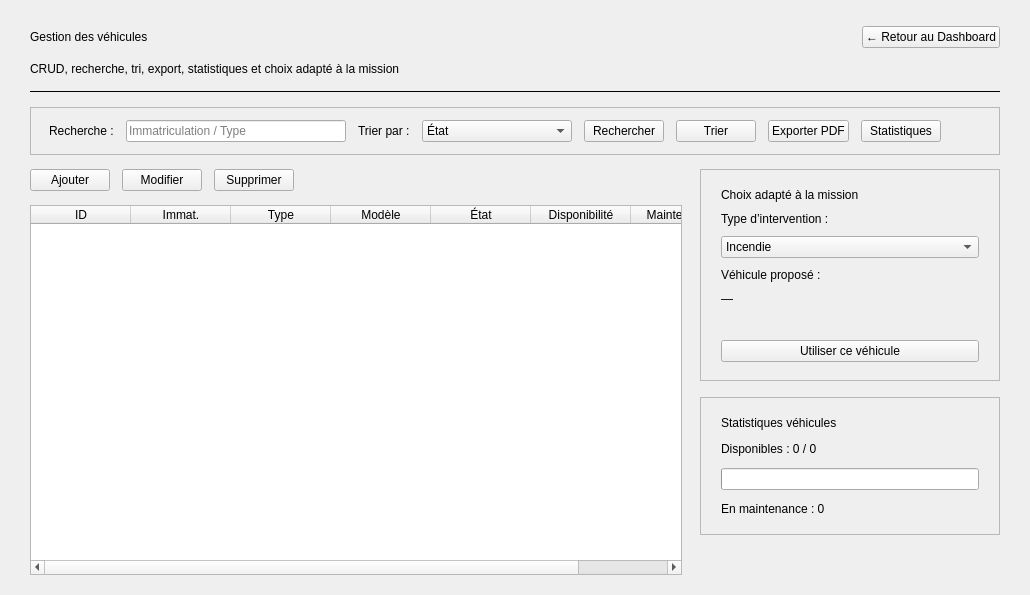
      <widget class="QWidget" name="pageVehicules">
       <layout class="QVBoxLayout" name="verticalLayoutVehicules">
        <property name="spacing">
         <number>14</number>
        </property>
        <property name="leftMargin">
         <number>30</number>
        </property>
        <property name="topMargin">
         <number>26</number>
        </property>
        <property name="rightMargin">
         <number>30</number>
        </property>
        <property name="bottomMargin">
         <number>20</number>
        </property>
        <item>
         <layout class="QHBoxLayout" name="horizontalLayoutHeaderVehicules">
          <item>
           <widget class="QLabel" name="labelVehiculesTitle">
            <property name="text">
             <string>Gestion des véhicules</string>
            </property>
            <property name="class" stdset="0">
             <string>pageTitle</string>
            </property>
           </widget>
          </item>
          <item>
           <spacer name="spacerHeaderVehicules">
            <property name="orientation">
             <enum>Qt::Horizontal</enum>
            </property>
            <property name="sizeHint" stdset="0">
             <size>
              <width>40</width>
              <height>20</height>
             </size>
            </property>
           </spacer>
          </item>
          <item>
           <widget class="QPushButton" name="btnRetourVehicule">
            <property name="text">
             <string>← Retour au Dashboard</string>
            </property>
            <property name="class" stdset="0">
             <string>btnSecondary</string>
            </property>
            <property name="cursor">
             <cursorShape>PointingHandCursor</cursorShape>
            </property>
           </widget>
          </item>
         </layout>
        </item>
        <item>
         <widget class="QLabel" name="labelVehiculesSubtitle">
          <property name="text">
           <string>CRUD, recherche, tri, export, statistiques et choix adapté à la mission</string>
          </property>
          <property name="class" stdset="0">
           <string>pageSubtitle</string>
          </property>
         </widget>
        </item>
        <item>
         <widget class="QFrame" name="lineVehicules">
          <property name="frameShape">
           <enum>QFrame::HLine</enum>
          </property>
          <property name="frameShadow">
           <enum>QFrame::Plain</enum>
          </property>
          <property name="class" stdset="0">
           <string>separator</string>
          </property>
         </widget>
        </item>
        <item>
         <widget class="QFrame" name="frameToolbarVehicule">
          <property name="class" stdset="0">
           <string>card</string>
          </property>
          <property name="frameShape">
           <enum>QFrame::StyledPanel</enum>
          </property>
          <property name="frameShadow">
           <enum>QFrame::Plain</enum>
          </property>
          <layout class="QHBoxLayout" name="horizontalLayoutToolbarVehicule">
           <property name="spacing">
            <number>12</number>
           </property>
           <property name="leftMargin">
            <number>18</number>
           </property>
           <property name="topMargin">
            <number>12</number>
           </property>
           <property name="rightMargin">
            <number>18</number>
           </property>
           <property name="bottomMargin">
            <number>12</number>
           </property>
           <item>
            <widget class="QLabel" name="labelRechercheVehicule">
             <property name="text">
              <string>Recherche :</string>
             </property>
            </widget>
           </item>
           <item>
            <widget class="QLineEdit" name="lineEditRechercheVehicule">
             <property name="placeholderText">
              <string>Immatriculation / Type</string>
             </property>
             <property name="clearButtonEnabled">
              <bool>true</bool>
             </property>
             <property name="minimumSize">
              <size>
               <width>220</width>
               <height>0</height>
              </size>
             </property>
            </widget>
           </item>
           <item>
            <widget class="QLabel" name="labelTriVehicule">
             <property name="text">
              <string>Trier par :</string>
             </property>
            </widget>
           </item>
           <item>
            <widget class="QComboBox" name="comboTriVehicule">
             <property name="minimumSize">
              <size>
               <width>150</width>
               <height>0</height>
              </size>
             </property>
             <item>
              <property name="text">
               <string>État</string>
              </property>
             </item>
             <item>
              <property name="text">
               <string>Type</string>
              </property>
             </item>
            </widget>
           </item>
           <item>
            <widget class="QPushButton" name="btnRechercherVehicule">
             <property name="text">
              <string>Rechercher</string>
             </property>
             <property name="class" stdset="0">
              <string>btnPrimary</string>
             </property>
             <property name="cursor">
              <cursorShape>PointingHandCursor</cursorShape>
             </property>
            </widget>
           </item>
           <item>
            <widget class="QPushButton" name="btnTrierVehicule">
             <property name="text">
              <string>Trier</string>
             </property>
             <property name="class" stdset="0">
              <string>btnSecondary</string>
             </property>
             <property name="cursor">
              <cursorShape>PointingHandCursor</cursorShape>
             </property>
            </widget>
           </item>
           <item>
            <widget class="QPushButton" name="btnExportVehicule">
             <property name="text">
              <string>Exporter PDF</string>
             </property>
             <property name="class" stdset="0">
              <string>btnSecondary</string>
             </property>
             <property name="cursor">
              <cursorShape>PointingHandCursor</cursorShape>
             </property>
            </widget>
           </item>
           <item>
            <widget class="QPushButton" name="btnStatsVehicule">
             <property name="text">
              <string>Statistiques</string>
             </property>
             <property name="class" stdset="0">
              <string>btnSecondary</string>
             </property>
             <property name="cursor">
              <cursorShape>PointingHandCursor</cursorShape>
             </property>
            </widget>
           </item>
           <item>
            <spacer name="spacerToolbarVehicule">
             <property name="orientation">
              <enum>Qt::Horizontal</enum>
             </property>
             <property name="sizeHint" stdset="0">
              <size>
               <width>40</width>
               <height>20</height>
              </size>
             </property>
            </spacer>
           </item>
          </layout>
         </widget>
        </item>
        <item>
         <layout class="QHBoxLayout" name="horizontalLayoutVehiculesBody" stretch="1,0">
          <property name="spacing">
           <number>18</number>
          </property>
          <item>
           <layout class="QVBoxLayout" name="verticalLayoutVehiculesLeft">
            <property name="spacing">
             <number>14</number>
            </property>
            <item>
             <layout class="QHBoxLayout" name="horizontalLayoutCrudVehicule">
              <property name="spacing">
               <number>12</number>
              </property>
              <item>
               <widget class="QPushButton" name="btnAjouterVehicule">
                <property name="text">
                 <string>Ajouter</string>
                </property>
                <property name="class" stdset="0">
                 <string>btnSuccess</string>
                </property>
                <property name="cursor">
                 <cursorShape>PointingHandCursor</cursorShape>
                </property>
               </widget>
              </item>
              <item>
               <widget class="QPushButton" name="btnModifierVehicule">
                <property name="text">
                 <string>Modifier</string>
                </property>
                <property name="class" stdset="0">
                 <string>btnSecondary</string>
                </property>
                <property name="cursor">
                 <cursorShape>PointingHandCursor</cursorShape>
                </property>
               </widget>
              </item>
              <item>
               <widget class="QPushButton" name="btnSupprimerVehicule">
                <property name="text">
                 <string>Supprimer</string>
                </property>
                <property name="class" stdset="0">
                 <string>btnDanger</string>
                </property>
                <property name="cursor">
                 <cursorShape>PointingHandCursor</cursorShape>
                </property>
               </widget>
              </item>
              <item>
               <spacer name="spacerCrudVehicule">
                <property name="orientation">
                 <enum>Qt::Horizontal</enum>
                </property>
                <property name="sizeHint" stdset="0">
                 <size>
                  <width>40</width>
                  <height>20</height>
                 </size>
                </property>
               </spacer>
              </item>
             </layout>
            </item>
            <item>
             <widget class="QTableWidget" name="tableWidgetVehicules">
              <property name="editTriggers">
               <enum>QAbstractItemView::NoEditTriggers</enum>
              </property>
              <property name="alternatingRowColors">
               <bool>true</bool>
              </property>
              <property name="selectionMode">
               <enum>QAbstractItemView::SingleSelection</enum>
              </property>
              <property name="selectionBehavior">
               <enum>QAbstractItemView::SelectRows</enum>
              </property>
              <property name="showGrid">
               <bool>false</bool>
              </property>
              <property name="columnCount">
               <number>7</number>
              </property>
              <attribute name="horizontalHeaderStretchLastSection">
               <bool>true</bool>
              </attribute>
              <attribute name="verticalHeaderVisible">
               <bool>false</bool>
              </attribute>
              <attribute name="horizontalHeaderHighlightSections">
               <bool>false</bool>
              </attribute>
              <column>
               <property name="text">
                <string>ID</string>
               </property>
              </column>
              <column>
               <property name="text">
                <string>Immat.</string>
               </property>
              </column>
              <column>
               <property name="text">
                <string>Type</string>
               </property>
              </column>
              <column>
               <property name="text">
                <string>Modèle</string>
               </property>
              </column>
              <column>
               <property name="text">
                <string>État</string>
               </property>
              </column>
              <column>
               <property name="text">
                <string>Disponibilité</string>
               </property>
              </column>
              <column>
               <property name="text">
                <string>Maintenance</string>
               </property>
              </column>
             </widget>
            </item>
           </layout>
          </item>
          <item>
           <layout class="QVBoxLayout" name="verticalLayoutVehiculesRight">
            <property name="spacing">
             <number>16</number>
            </property>
            <item>
             <widget class="QFrame" name="frameMission">
              <property name="class" stdset="0">
               <string>card</string>
              </property>
              <property name="frameShape">
               <enum>QFrame::StyledPanel</enum>
              </property>
              <property name="frameShadow">
               <enum>QFrame::Plain</enum>
              </property>
              <property name="minimumSize">
               <size>
                <width>300</width>
                <height>0</height>
               </size>
              </property>
              <property name="maximumSize">
               <size>
                <width>340</width>
                <height>16777215</height>
               </size>
              </property>
              <layout class="QVBoxLayout" name="verticalLayoutMission">
               <property name="spacing">
                <number>10</number>
               </property>
               <property name="leftMargin">
                <number>20</number>
               </property>
               <property name="topMargin">
                <number>18</number>
               </property>
               <property name="rightMargin">
                <number>20</number>
               </property>
               <property name="bottomMargin">
                <number>18</number>
               </property>
               <item>
                <widget class="QLabel" name="labelMissionTitle">
                 <property name="text">
                  <string>Choix adapté à la mission</string>
                 </property>
                 <property name="class" stdset="0">
                  <string>cardTitle</string>
                 </property>
                </widget>
               </item>
               <item>
                <widget class="QLabel" name="labelTypeIntervention">
                 <property name="text">
                  <string>Type d’intervention :</string>
                 </property>
                </widget>
               </item>
               <item>
                <widget class="QComboBox" name="comboIntervention">
                 <property name="minimumSize">
                  <size>
                   <width>150</width>
                   <height>0</height>
                  </size>
                 </property>
                 <item>
                  <property name="text">
                   <string>Incendie</string>
                  </property>
                 </item>
                 <item>
                  <property name="text">
                   <string>Secours à personne</string>
                  </property>
                 </item>
                 <item>
                  <property name="text">
                   <string>Accident de la route</string>
                  </property>
                 </item>
                 <item>
                  <property name="text">
                   <string>Inondation</string>
                  </property>
                 </item>
                </widget>
               </item>
               <item>
                <widget class="QLabel" name="labelVehiculeProposeTxt">
                 <property name="text">
                  <string>Véhicule proposé :</string>
                 </property>
                </widget>
               </item>
               <item>
                <widget class="QLabel" name="labelVehiculePropose">
                 <property name="text">
                  <string>—</string>
                 </property>
                 <property name="class" stdset="0">
                  <string>textPrimaryBold</string>
                 </property>
                </widget>
               </item>
               <item>
                <widget class="QLabel" name="labelVehiculeInfo">
                 <property name="text">
                  <string/>
                 </property>
                 <property name="class" stdset="0">
                  <string>textSuccess</string>
                 </property>
                </widget>
               </item>
               <item>
                <widget class="QPushButton" name="btnUtiliserVehicule">
                 <property name="text">
                  <string>Utiliser ce véhicule</string>
                 </property>
                 <property name="class" stdset="0">
                  <string>btnPrimary</string>
                 </property>
                 <property name="cursor">
                  <cursorShape>PointingHandCursor</cursorShape>
                 </property>
                </widget>
               </item>
              </layout>
             </widget>
            </item>
            <item>
             <widget class="QFrame" name="frameStatsVehicules">
              <property name="class" stdset="0">
               <string>card</string>
              </property>
              <property name="frameShape">
               <enum>QFrame::StyledPanel</enum>
              </property>
              <property name="frameShadow">
               <enum>QFrame::Plain</enum>
              </property>
              <property name="minimumSize">
               <size>
                <width>300</width>
                <height>0</height>
               </size>
              </property>
              <property name="maximumSize">
               <size>
                <width>340</width>
                <height>16777215</height>
               </size>
              </property>
              <layout class="QVBoxLayout" name="verticalLayoutStatsVehicules">
               <property name="spacing">
                <number>12</number>
               </property>
               <property name="leftMargin">
                <number>20</number>
               </property>
               <property name="topMargin">
                <number>18</number>
               </property>
               <property name="rightMargin">
                <number>20</number>
               </property>
               <property name="bottomMargin">
                <number>18</number>
               </property>
               <item>
                <widget class="QLabel" name="labelStatsVehiculesTitle">
                 <property name="text">
                  <string>Statistiques véhicules</string>
                 </property>
                 <property name="class" stdset="0">
                  <string>cardTitle</string>
                 </property>
                </widget>
               </item>
               <item>
                <widget class="QLabel" name="labelStatVehDispo">
                 <property name="text">
                  <string>Disponibles : 0 / 0</string>
                 </property>
                </widget>
               </item>
               <item>
                <widget class="QProgressBar" name="progressStatVehDispo">
                 <property name="maximum">
                  <number>100</number>
                 </property>
                 <property name="value">
                  <number>0</number>
                 </property>
                 <property name="textVisible">
                  <bool>false</bool>
                 </property>
                 <property name="class" stdset="0">
                  <string>barGreen</string>
                 </property>
                </widget>
               </item>
               <item>
                <widget class="QLabel" name="labelStatVehMaint">
                 <property name="text">
                  <string>En maintenance : 0</string>
                 </property>
                 <property name="class" stdset="0">
                  <string>textWarning</string>
                 </property>
                </widget>
               </item>
              </layout>
             </widget>
            </item>
            <item>
             <spacer name="spacerVehiculesRight">
              <property name="orientation">
               <enum>Qt::Vertical</enum>
              </property>
              <property name="sizeHint" stdset="0">
               <size>
                <width>20</width>
                <height>40</height>
               </size>
              </property>
             </spacer>
            </item>
           </layout>
          </item>
         </layout>
        </item>
       </layout>
      </widget>
